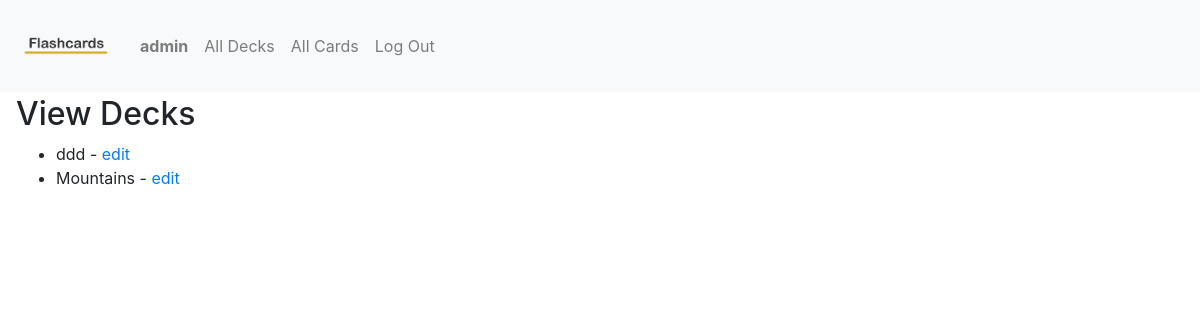
Page /view_decks (signed in) on the committed database.
### flashcardsApp/models.py (models this page shows, shortened)
class User(AbstractUser):
    pass

class Deck(models.Model):
    title = models.CharField(max_length=64, null=False, blank=False)
    desc = models.CharField(max_length=255, null=False, blank=False)
    is_active = models.BooleanField(default=False)

### flashcardsApp/views.py (the view)
# urls.py: path("view_decks", views.view_decks, name="view_decks"),
def view_decks(request):
    decks = Deck.objects.order_by('-title')
    context = {'decks': decks}
    return render(request, "flashcardsApp/view_decks.html", context)

### flashcardsApp/templates/flashcardsApp/view_decks.html
{% extends "flashcardsApp/layout.html" %}
{% block body %}
    <h2>View Decks</h2>
    {% if decks %}
        <ul>
            {% for deck in decks %}
                <li>{{deck.title}}  -  <a href="{% url 'edit_deck' deck.id %}">edit</a></li>
            {% endfor %}
        </ul>
    {% else %}
        <h3>No decks found</h3>
    {% endif %}
{% endblock %}

### flashcardsApp/templates/flashcardsApp/layout.html (shortened to what this page needs)
{% load static %}
<!DOCTYPE html>
<html lang="en">
    <head>
        <link rel="stylesheet" href="https://stackpath.bootstrapcdn.com/bootstrap/4.4.1/css/bootstrap.min.css">
        <link rel="stylesheet" href="https://cdnjs.cloudflare.com/ajax/libs/font-awesome/4.7.0/css/font-awesome.min.css">
        <link href="{% static 'flashcardsApp/style.css' %}" rel="stylesheet">
    </head>
    <body>
        <nav class="navbar navbar-expand-lg navbar-light bg-light">
            <a class="navbar-brand" href="/">
                <img class="navbar-brand" src="{% static 'flashcardsApp/assets/flashcardsApp.png' %}" alt="Flashcards logo">
            </a>
            <div>
              <ul class="navbar-nav mr-auto">
                {% if user.is_authenticated %}
                    <li class="nav-item">
                        <a class="nav-link" href="{% url 'user' user.username %}"><strong>{{ user.username }}</strong></a>
                    </li>
                {% endif %}
                <li class="nav-item">
                  <a class="nav-link" href="{% url 'view_decks' %}"">All Decks</a>
                </li>
                <li class="nav-item">
                    <a class="nav-link" href="{% url 'view_cards' %}"">All Cards</a>
                  </li>
                {% if user.is_authenticated %}
                    <li class="nav-item">
                        <a class="nav-link" href="{% url 'logout' %}">Log Out</a>
                    </li>
                {% endif %}
              </ul>
            </div>
          </nav>
        <div class="body">
            <div class="wrapper">
                {% block body %}
                {% endblock %}
            </div>
        </div>
    </body>
</html>

### flashcardsApp/static/flashcardsApp/style.css (style rules this page uses)
.navbar-brand { width: 100px; }
.wrapper { margin: 0.2em 1em; }

### rows in the picture
User: username "admin"
Deck: title "ddd"
Deck: title "Mountains"
